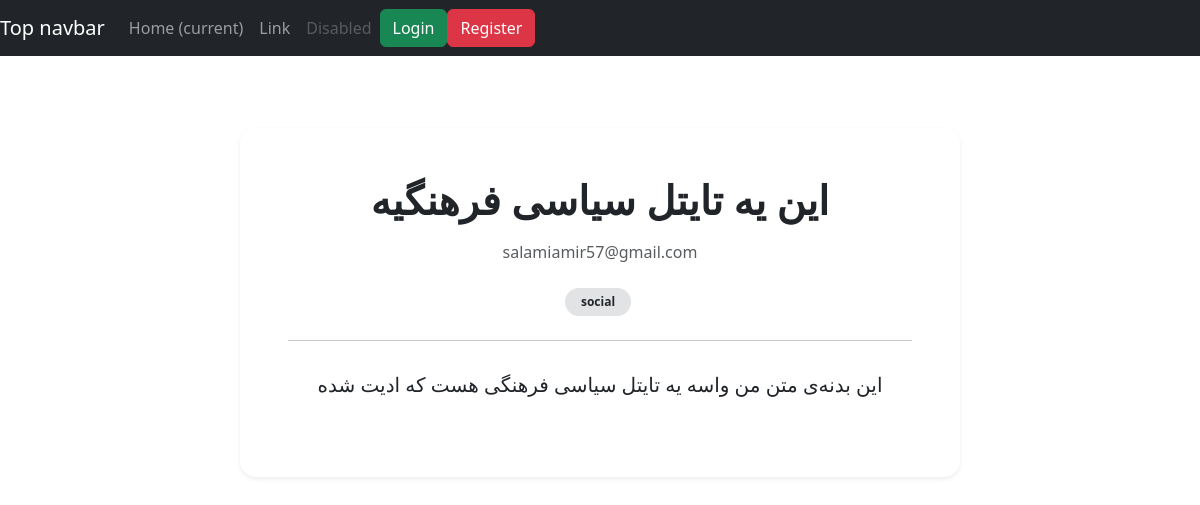
Screenshot of /posts/6/ with the database file from the repository.
### blog/models.py (models this page shows, shortened)
class Post(models.Model):
    title = models.CharField(max_length = 100)
    body = models.TextField()
    author = models.ForeignKey(User, on_delete=models.CASCADE)
    published_at = models.DateTimeField(default = timezone.now)
    created_at = models.DateTimeField(auto_now_add = True)
    updated_at = models.DateTimeField(auto_now = True)
    categories = models.ManyToManyField(Category)

class Category(models.Model):
    name = models.CharField(max_length = 100)

### blog/views.py (the view)
# urls.py: path('<int:pk>/', views.SinglePostView.as_view(), name = 'detail'),
class SinglePostView(DetailView):
    model = Post
    template_name = 'blog/post_detail.html'
    def get_context_data(self , **kwargs):
        context = super().get_context_data(**kwargs)
        context['title'] = self.object.title
        return context

### blog/templates/blog/post_detail.html (shortened to what this page needs)
{% extends 'blog/base.html' %}
{% block content %}
<div class="container py-5">
    <div class="row justify-content-center">
        <div class="col-lg-8">
            <article class="card border-0 shadow-sm rounded-4 text-center">
                <div class="card-body p-5">
                    <h1 class="fw-bold mb-3">
                        {{ post.title }}
                    </h1>
                    {% if post.author %}
                        <p class="text-muted mb-4">
                            {{ post.author.email }}
                        </p>
                    {% endif %}
                    {% if post.categories.count %}
                        <div class="mb-4">
                            {% for category in post.categories.all %}
                                <span class="badge rounded-pill bg-secondary-subtle text-dark px-3 py-2 me-1">
                                    {{ category.name }}
                                </span>
                            {% endfor %}
                        </div>
                    {% endif %}
                    <hr class="my-4">
                    <div class="post-body fs-5 lh-lg text-dark">
                        {{ post.body|linebreaks }}
                    </div>
                </div>
            </article>
        </div>
    </div>
</div>
{% endblock %}

### resources/static/blog/css/style.css (style rules this page uses)
.post-body p { margin-bottom: 1.5rem; }

### rows the page displays
Post: title "این یه تایتل سیاسی فرهنگیه", author.email "salamiamir57@gmail.com", body "این بدنه‌ی متن من واسه یه تایتل سیاسی فرهنگی هست که ادیت شده"
Category: name "social"
